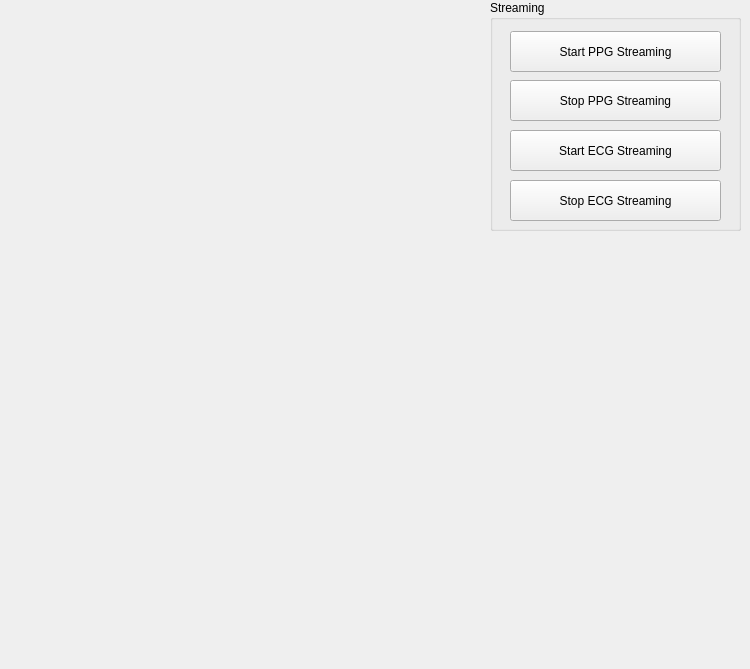
    <widget class="QWidget" name="tab_4">
     <attribute name="title">
      <string>PPG - ECG Streaming</string>
     </attribute>
     <widget class="PlotWidget" name="plot_raw_ppg_red" native="true">
      <property name="enabled">
       <bool>true</bool>
      </property>
      <property name="geometry">
       <rect>
        <x>20</x>
        <y>20</y>
        <width>450</width>
        <height>200</height>
       </rect>
      </property>
      <property name="sizePolicy">
       <sizepolicy hsizetype="Preferred" vsizetype="Preferred">
        <horstretch>0</horstretch>
        <verstretch>0</verstretch>
       </sizepolicy>
      </property>
      <property name="minimumSize">
       <size>
        <width>0</width>
        <height>0</height>
       </size>
      </property>
      <property name="font">
       <font>
        <family>Arial</family>
        <kerning>true</kerning>
       </font>
      </property>
      <property name="mouseTracking">
       <bool>false</bool>
      </property>
      <property name="tabletTracking">
       <bool>false</bool>
      </property>
      <property name="acceptDrops">
       <bool>true</bool>
      </property>
      <property name="autoFillBackground">
       <bool>true</bool>
      </property>
     </widget>
     <widget class="PlotWidget" name="plot_raw_ecg" native="true">
      <property name="enabled">
       <bool>true</bool>
      </property>
      <property name="geometry">
       <rect>
        <x>20</x>
        <y>460</y>
        <width>451</width>
        <height>200</height>
       </rect>
      </property>
      <property name="sizePolicy">
       <sizepolicy hsizetype="Preferred" vsizetype="Preferred">
        <horstretch>0</horstretch>
        <verstretch>0</verstretch>
       </sizepolicy>
      </property>
      <property name="minimumSize">
       <size>
        <width>0</width>
        <height>0</height>
       </size>
      </property>
      <property name="font">
       <font>
        <family>Arial</family>
        <kerning>true</kerning>
       </font>
      </property>
      <property name="mouseTracking">
       <bool>false</bool>
      </property>
      <property name="tabletTracking">
       <bool>false</bool>
      </property>
      <property name="acceptDrops">
       <bool>true</bool>
      </property>
      <property name="autoFillBackground">
       <bool>true</bool>
      </property>
     </widget>
     <widget class="PlotWidget" name="plot_raw_ppg_ir" native="true">
      <property name="enabled">
       <bool>true</bool>
      </property>
      <property name="geometry">
       <rect>
        <x>20</x>
        <y>240</y>
        <width>450</width>
        <height>200</height>
       </rect>
      </property>
      <property name="sizePolicy">
       <sizepolicy hsizetype="Preferred" vsizetype="Preferred">
        <horstretch>0</horstretch>
        <verstretch>0</verstretch>
       </sizepolicy>
      </property>
      <property name="minimumSize">
       <size>
        <width>0</width>
        <height>0</height>
       </size>
      </property>
      <property name="font">
       <font>
        <family>Arial</family>
        <kerning>true</kerning>
       </font>
      </property>
      <property name="mouseTracking">
       <bool>false</bool>
      </property>
      <property name="tabletTracking">
       <bool>false</bool>
      </property>
      <property name="acceptDrops">
       <bool>true</bool>
      </property>
      <property name="autoFillBackground">
       <bool>true</bool>
      </property>
     </widget>
     <widget class="QGroupBox" name="groupBox_13">
      <property name="geometry">
       <rect>
        <x>490</x>
        <y>0</y>
        <width>251</width>
        <height>231</height>
       </rect>
      </property>
      <property name="title">
       <string>Streaming</string>
      </property>
      <widget class="QPushButton" name="pushButton_15">
       <property name="geometry">
        <rect>
         <x>20</x>
         <y>31</y>
         <width>211</width>
         <height>41</height>
        </rect>
       </property>
       <property name="text">
        <string>Start PPG Streaming</string>
       </property>
      </widget>
      <widget class="QPushButton" name="pushButton_17">
       <property name="geometry">
        <rect>
         <x>20</x>
         <y>80</y>
         <width>211</width>
         <height>41</height>
        </rect>
       </property>
       <property name="text">
        <string>Stop PPG Streaming</string>
       </property>
      </widget>
      <widget class="QPushButton" name="pushButton_18">
       <property name="geometry">
        <rect>
         <x>20</x>
         <y>130</y>
         <width>211</width>
         <height>41</height>
        </rect>
       </property>
       <property name="text">
        <string>Start ECG Streaming</string>
       </property>
      </widget>
      <widget class="QPushButton" name="pushButton_19">
       <property name="geometry">
        <rect>
         <x>20</x>
         <y>180</y>
         <width>211</width>
         <height>41</height>
        </rect>
       </property>
       <property name="text">
        <string>Stop ECG Streaming</string>
       </property>
      </widget>
     </widget>
    </widget>
